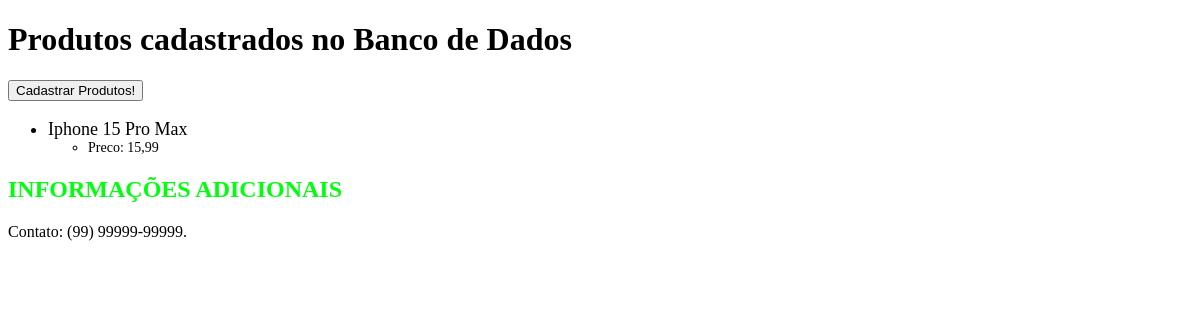
Page /mostra_produtos/ on the earlier database version.
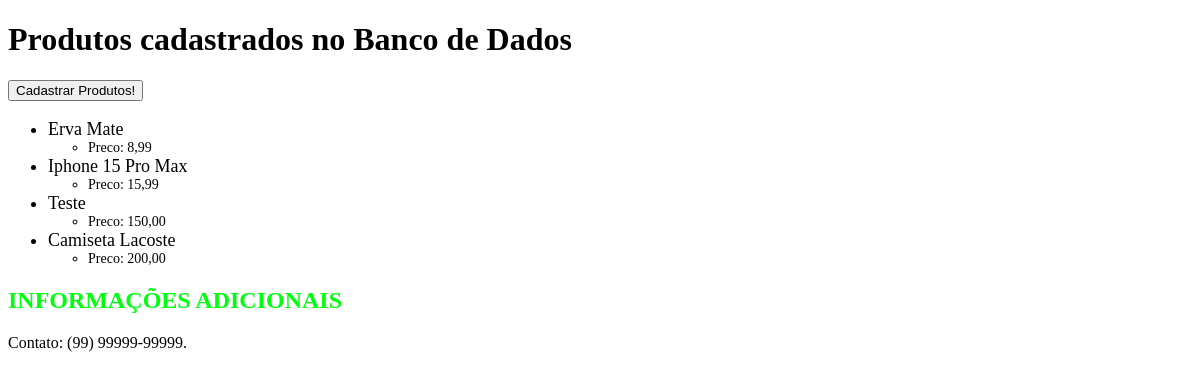
Same page on the later database version.
### core/models.py (models this page shows)
class Produto(models.Model):
    nome = models.CharField(max_length=100)
    descricao = models.TextField(blank=True, null=True)
    preco = models.DecimalField(blank=True, null=True, max_digits=5, decimal_places=2)
    data_criacao = models.DateTimeField(auto_now=True) #Insere a hora atual neste campo
    ficha_tecnica = models.TextField(blank=True, null=True)

### core/views.py (the view)
# urls.py: path('mostra_produtos/', views.mostra_produtos),
def mostra_produtos(request):
    produtos = Produto.objects.all() #Obtem TODOS os dados do BD
    produtos = produtos.order_by('preco') #Ordena eventos por Preco
    dados = {'produtos': produtos}
    return render(request, "produtos.html", dados)

### templates/produtos.html (shortened to what this page needs)
<!DOCTYPE html>
<html>
    <head>
    </head>
    <body>
        <h1>Produtos cadastrados no Banco de Dados</h1>
        <a href="/cadastra_produtos">
            <button type="button">Cadastrar Produtos!</button>
        </a>
        <ul style="font-size: 18px;">
        {% for produto in produtos %}
            <li>
                {{produto.nome}}
                <ul style="font-size: 14px;">
                    <li>Preco: {{ produto.preco }}</li>
                </ul>
            </li>
        {% endfor %}
        </ul>
        <h2 style="color:rgb(0, 255, 13);">INFORMAÇÕES ADICIONAIS</h2>
        <p>Contato: (99) 99999-99999.</p>
    </body>
</html>

Differences in the rows shown:
added Produto: nome "Erva Mate", preco "8,99"
added Produto: nome "Teste", preco "150,00"
added Produto: nome "Camiseta Lacoste", preco "200,00"
